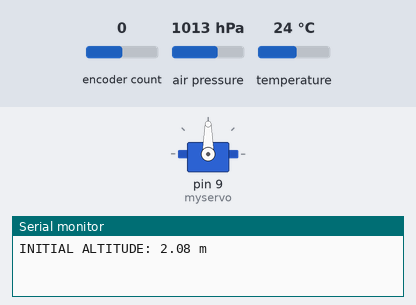
Bench run of a sketch on a simulated Arduino Uno, built with avr-gcc and run on an emulated ATmega328P. Parts: servo, the last lines printed to the serial monitor. Inputs (shaded band) come from the test bench; at power-on: air pressure 1013 hPa, encoder count 0, temperature 24 °C.

Above: at 1.2 s.
1.3 s: air pressure set to 1010 hPa
At 1.7 s:
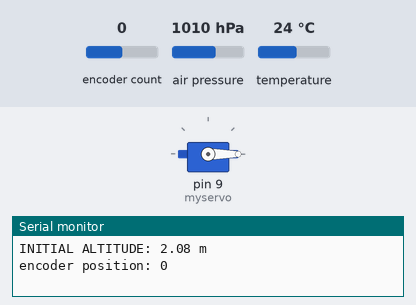
2.8 s: encoder count set to -1
Timing chart, 0 to 5.8 s (numbered marks = the images above; inputs shaded):
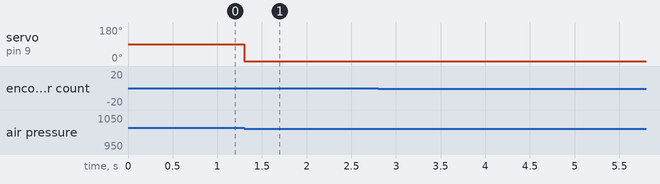

Measured:
- the behaviour switches between 1013 and 1012 hPa on air pressure (found by bisection; images 0 and 1)
- after the input at 1.3 s, servo on pin 9 (myservo): 90° → 0° at once

The sketch:

winch.ino
```cpp
#include <Encoder.h>
#include <Servo.h>
#include <Wire.h>
#include <Adafruit_MPL3115A2.h>

Servo myservo; // create servo object
Encoder myenc(2, 3); // create encoder object
Adafruit_MPL3115A2 baro = Adafruit_MPL3115A2();

// values for the encoder and servo
long oldPosition  = -999; // initialize an old position
long newPosition; // creates variable to hold new position
long finalTarget = 10000; // declare the final descent target
long target = 0; // set the initial target value
long offTarget; // creates variable to hold difference between current position and target
int maxSpeed = 180; // sets maximum speed of the servo
int scaleFactor; // creates variable for scaling of servo speed based on accuracy of position

// values for the timer
unsigned long timerStart = 0;
boolean timerRunning = false;
unsigned long refreshInterval = 500; // reset every 1 second
unsigned long lastRefreshTime = 0;
unsigned long endTime = 10000; // end after 10 seconds

// values for rotation counting
unsigned long lastRefreshCount = 0;
unsigned long unitsPerRot = 2350; // 2350 encoder units corresponds to one full rotation
unsigned long totalRotations = 0;

// variables for altimeter
float pressure;
float initAlt;
int altCount = 0; // use to set initAlt only once
float altitude;
float tempC;

void setup() {
    myservo.attach(9); // attach servo to Arduino pin
    myenc.write(0); // write the base value to the encoder
    Serial.begin(9600);

    timerStart = millis(); // start timer
    timerRunning = true; // not finished yet (is false when finished)

  }

 void loop() {
    // check for altimeter connection
    if (! baro.begin()) {
      Serial.println("CAN'T CONNECT TO ALTIMETER");
      return;
    }

    pressure = baro.getPressure();
    altitude = baro.getAltitude();
    tempC = baro.getTemperature();

    if (altCount == 0) {
      initAlt = altitude;
      Serial.print("INITIAL ALTITUDE: "); Serial.print(initAlt); Serial.println(" m");
      altCount++;
    }

    // Serial.print("Altitude: "); Serial.print(altitude); Serial.println(" m");
    // Serial.print("Pressure: "); Serial.print(pressure); Serial.println(" pascals");
    // Serial.print("Temperature: "); Serial.print(tempC); Serial.println(" C");

    if (altitude - initAlt < 0.3) {
      myservo.detach();
      digitalWrite(9, LOW);
      return;
    }

    // increments target every time the refresh interval is completed
    if (millis() - lastRefreshTime >= refreshInterval) {
      lastRefreshTime = millis();
      target += 750;
    }

    newPosition = myenc.read(); // create instance of variable for new encoder position
    if (newPosition != oldPosition) {
        oldPosition = newPosition; // set the current position of encoder to old position for next loop
        Serial.print("encoder position: "); Serial.println(newPosition);
    }

    // counts total number of rotations completed by encoder
    // waits 2 sec to start calculating due to inaccuracy of initial encoder readings
    if (newPosition - lastRefreshCount >= unitsPerRot && millis() > 2000) {
      lastRefreshCount = newPosition;
      totalRotations += 1;
      Serial.print("ROTATIONS COMPLETED: "); Serial.println(totalRotations);
    }

    offTarget = target - newPosition;
    scaleFactor = offTarget / 250; // scales by maximum that position is expected to be off by
    if (scaleFactor < 0) {
      scaleFactor = scaleFactor * -1;
    }
    if (scaleFactor > 1) {
      scaleFactor = 1;
    }

    if (newPosition >= finalTarget) {
      Serial.print("FINAL POSITION: ");
      Serial.println(newPosition);
      myservo.detach(); // turn off servo
      digitalWrite(9, LOW);
      while(1) {}
    }

    myservo.attach(9);
    myservo.write(180 - (maxSpeed * scaleFactor));
    Serial.println("");

 }
```
